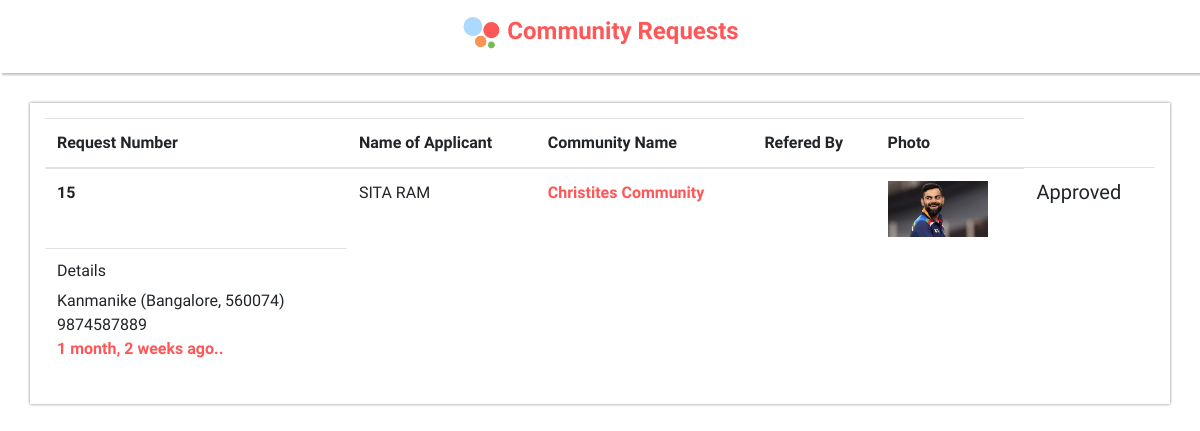
The page /myrequests/ (signed in) on the database its author committed.
### cc/models.py (models this page shows, shortened)
class CommunityRequests(models.Model):
	user = models.ForeignKey(User, on_delete=models.CASCADE, blank=True, null=True)
	Community_Name = models.ForeignKey(Community, on_delete=models.CASCADE)
	accepted = models.BooleanField(default=False)
	timestamp = models.DateTimeField(auto_now_add=True, null=True, blank=True)
	class Meta:
		unique_together = ('user', 'Community_Name',)

class Community(models.Model):
	admin = models.ForeignKey(User, on_delete=models.CASCADE, blank=True, null=True)
	Area_Name = models.ForeignKey(Area, on_delete=models.CASCADE, blank=True, null = True)
	pincode = models.ForeignKey(Pincode, on_delete=models.CASCADE, null=True, blank=True)
	Community_Name = models.CharField(max_length=200)
	people = models.ManyToManyField(User, related_name='community_members', blank=True, null=True)
	class Meta:
		unique_together = ('admin','Area_Name',)

class UserProfile(models.Model):
	user = models.OneToOneField(User, on_delete=models.CASCADE)
	Area_Name = models.ForeignKey(Area, on_delete=models.CASCADE, blank=True, null = True)
	mobileNumber = models.CharField(max_length=10)
	houseNumber = models.CharField(max_length=255)
	city = models.CharField(max_length=255)
	state_choices = (("Andhra Pradesh","Andhra Pradesh"),("Arunachal Pradesh ","Arunachal Pradesh "),("Assam","Assam"),("Bihar","Bihar"),("Chhattisgarh","Chhattisgarh"),("Goa","Goa"),("Gujarat","Gujarat"),("Haryana","Haryana"),("Himachal Pradesh","Himachal Pradesh"),("Jammu and Kashmir ","Jammu and Kashmir "),("Jharkhand","Jharkhand"),("Karnataka","Karnataka"),("Kerala","Kerala"),("Madhya Pradesh","Madhya Pradesh"),("Maharashtra","Maharashtra"),("Manipur","Manipur"),("Meghalaya","Meghalaya"),("Mizoram","Mizoram"),("Nagaland","Nagaland"),("Odisha","Odisha"),("Punjab","Punjab"),("Rajasthan","Rajasthan"),("Sikkim","Sikkim"),("Tamil Nadu","Tamil Nadu"),("Telangana","Telangana"),("Tripura","Tripura"),("Uttar Pradesh","Uttar Pradesh"),("Uttarakhand","Uttarakhand"),("West Bengal","West Bengal"),("Andaman and Nicobar Islands","Andaman and Nicobar Islands"),("Chandigarh","Chandigarh"),("Dadra and Nagar Haveli","Dadra and Nagar Haveli"),("Daman and Diu","Daman and Diu"),("Lakshadweep","Lakshadweep"),("National Capital Territory of Delhi","National Capital Territory of Delhi"),("Puducherry","Puducherry"))
	state = models.CharField(choices=state_choices,max_length=255)
	joined_on = models.DateTimeField(auto_now_add=True,null = True)
	profile_pic = models.ImageField(upload_to = 'profile_pics', blank=True,null=True)
	otp = models.CharField(max_length=6, null=True, blank=True)
	joined_in_community = models.BooleanField(default=False)

class Area(models.Model):
	Area_Name = models.CharField(max_length=200, blank=True, null=True)
	pincode = models.ForeignKey(Pincode, on_delete=models.CASCADE, null=True, blank=True)
	city_name = models.CharField(max_length=200, blank=True, null=True)
	def __str__(self):
		return self.Area_Name + " (" + self.city_name + ", " + str(self.pincode) + ")"

class Pincode(models.Model):
		pincode = models.CharField(max_length=6, blank=True, null=True, unique = True)
		def __str__(self):
			return self.pincode

### cc/views.py (the view)
# urls.py: path('myrequests/',views.MyRequestsView, name='myrequests'),
@login_required
def MyRequestsView(request):
	my_requests = CommunityRequests.objects.all().filter(user=request.user)
	params = {'my_requests':my_requests}
	return render(request,'basic/myrequests.html',params)

### cc/templates/basic/myrequests.html (shortened to what this page needs)
<!DOCTYPE html>
{% load static %}
{% load humanize %}
<html>
<head>
	<link rel="stylesheet" href="https://maxcdn.bootstrapcdn.com/bootstrap/4.0.0/css/bootstrap.min.css">
</head>
<body>
<div style="padding: 15px; box-shadow: 2px 2px 2px silver; ">
<center>	<h4 style="color:  #FF5757;">
	<img src="/static/loggedinassets/assets/img/cclogo.png" alt="" style="width: 40px;">
	<strong>Community Requests</strong>
</h4></center>
</div>
<div  class="container" style="box-shadow:0px 0px 3px grey; margin-top: 30px; padding: 15px; background-color: white">
<table class="table">
  <thead>
    <tr>
      <th scope="col">Request Number</th>
      <th scope="col">Name of Applicant</th>
      <th scope="col">Community Name</th>
      <th scope="col">Refered By</th>
            <th scope="col">Photo</th>
    </tr>
  </thead>
  <tbody>
  	{% for request in my_requests %}
    <tr>
      <th scope="row">{{request.id}}</th>
      <td>{{request.user.first_name | upper}}
      	{{request.user.last_name | upper}}
      </td>
      <td style="color:  #FF5757; font-weight: bolder;">{{request.Community_Name.Community_Name}}</td>
      <td></td>
<td>
<img src="{{request.user.userprofile.profile_pic.url}}" width="100px;">
</td>
<td>
{% if request.accepted %}
<h5>Approved</h5>
{% else %}
<h5>Pending</h5>
{% endif %}
</td>
    </tr>
    <tr>
    	<td>
    		<h6>Details</h6>
    	 {{request.user.userprofile.Area_Name}}
<br> {{request.user.userprofile.mobileNumber}}
<br>
<strong style="color:  #FF5757;">{{request.timestamp | naturaltime }}..</strong>
    	</td>
    </tr>
   {% endfor %}
  </tbody>
</table>
</div>
</body>
</html>

### rows shown on the page
CommunityRequests: id "15", user.first_name "SITA", user.last_name "RAM", Community_Name.Community_Name "Christites Community", user.userprofile.profile_pic (picture), accepted "Approved", user.userprofile.Area_Name "Kanmanike (Bangalore, 560074)", user.userprofile.mobileNumber "9874587889", timestamp "1 month, 2 weeks ago"
